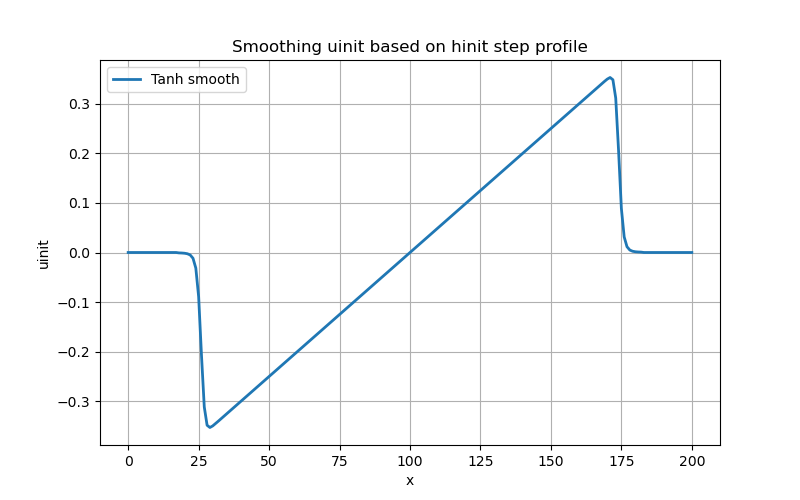

Recreate this plot in Python.
import numpy as np
import matplotlib.pyplot as plt

Nx = 400
x = np.arange(0, Nx+1,1)
hinit = np.exp(-((x-Nx/2)**2/2500)**5)
idx = np.where(hinit>0.2)[0]
uinit = x/2e3*(np.tanh((x - idx[0])/10) - np.tanh((x - idx[-1])/10))

left = -x /1e3 * (np.tanh((x - idx[0])/1e1) - np.tanh((x - idx[int(len(idx)/2)])/1e1))
right = x /1e3 * (np.tanh((x - idx[int(len(idx)/2)])/1e1) - np.tanh((x - idx[-1])/1e1))
uinit = left + right

uinit = np.cos(np.pi*x/(2*Nx))
uinit[hinit < 0.2] = 0


x = np.linspace(-3, 3, 100)
u = np.zeros_like(x)

u[abs(x) < 1]= x[abs(x) < 1]
u[abs(x) > 1] = 0

plt.figure()
plt.plot(uinit)
plt.plot(hinit)
plt.savefig('test.png')

import numpy as np
import matplotlib.pyplot as plt

# Grid
Nx = 200
x = np.arange(Nx+1)

# hinit is a sharp step
hinit = np.exp(-((x - Nx/2)**2 / 5000)**5)

# Raw u profile
u_raw = np.linspace(-2.5, 2.5, Nx+1)

# Hard cutoff
u_hard = u_raw.copy()
u_hard[hinit < 0.2] = 0

# 1) Tanh smoothing
width = 0.06
mask_tanh = 0.1 * (1 + np.tanh((hinit - 0.2) / width))
u_tanh = u_raw * mask_tanh
u_tanh[hinit < 1e-2] = 0

# 2) Smoothstep
def smoothstep(x, edge0, edge1):
    t = np.clip((x - edge0) / (edge1 - edge0), 0, 1)
    return t * t * (3 - 2 * t)

mask_smooth = smoothstep(hinit, 0.15, 0.25)
u_smooth = u_raw * mask_smooth

# 3) Gaussian decay
sigma = 0.05
mask_gauss = np.exp(-((hinit - 0.2)**2) / (2 * sigma**2))
u_gauss = u_raw * mask_gauss


print(hinit, u_tanh)
# Plot
plt.figure(figsize=(8,5))
# plt.plot(x, u_hard, label='Hard cutoff', color='k', lw=2)
plt.plot(x, u_tanh, label='Tanh smooth', lw=2)
# plt.plot(x, u_smooth, label='Smoothstep', lw=2)
# plt.plot(x, u_gauss, label='Gaussian', lw=2)
plt.xlabel('x')
plt.ylabel('uinit')
plt.legend()
plt.grid(True)
plt.title('Smoothing uinit based on hinit step profile')
plt.show()


plt.savefig('test.png')
